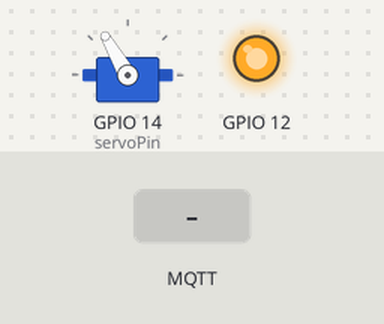
The sketch below on a simulated ESP32. Parts: servo, output pins drawn as LEDs (lit = HIGH). The inputs (shaded band) are chosen by the test bench. WiFi joins after 1.5 s; servers stay silent unless stated; no MQTT or app messages arrive unless stated; what the sketch prints to the serial monitor is not drawn.

Above: at 2.7 s.
2.8 s: MQTT message "earthquake" arrives on the first subscribed topic
At 4.0 s:
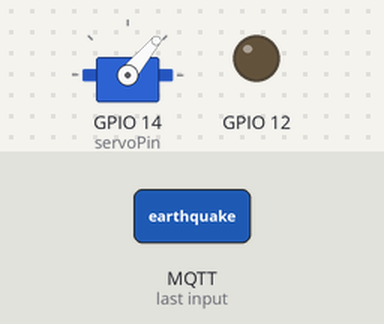
4.3 s: MQTT message "power" arrives on the first subscribed topic
At 5.3 s:
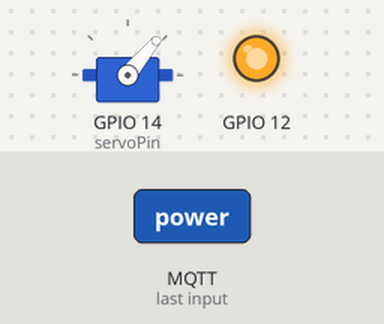
Timing chart, 0 to 7.3 s (numbered marks = the images above; inputs shaded):
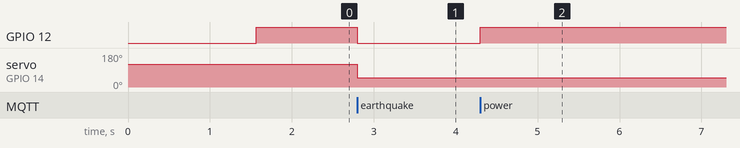

Measured:
- after the input at 2.8 s, GPIO 12: HIGH → LOW at once; servo on GPIO 14 (servoPin): 120° → 50° at once
- after the input at 4.3 s, GPIO 12: LOW → HIGH at once

The sketch:

eps32.ino
```cpp
#include <WiFi.h>
#include <PubSubClient.h>
#include <ESP32Servo.h> // 伺服馬達

// WiFi 和 MQTT 配置
const char* ssid = "mc";//Doludo
const char* password = "0810413.11305231.mcooest.us.kg.tw";//077108100
const char* mqttServer = "mqtt_broker.mcooest.us.kg";
const int mqttPort = 23419;
const char* mqttUser = "esp8266";
const char* mqttPassword = "8266";

// MQTT 客戶端
WiFiClient espClient;
PubSubClient client(espClient);

// 創建 Servo 實例
Servo myservo;
int servoPin=14;

void setup() {
  // 初始化序列埠
  Serial.begin(115200);
  delay(10);

  // 連接WiFi
  Serial.print("正在連線 WiFi...");
  WiFi.begin(ssid, password);
  while (WiFi.status() != WL_CONNECTED) {
    delay(500);
    Serial.print(".");
  }
  Serial.println("成功連上!");

  // 設置MQTT伺服器
  client.setServer(mqttServer, mqttPort);
  client.setCallback(callback);

  // 連接MQTT伺服器
  connectToMQTT();
  // 初始化伺服馬達，假設連接在 D4 引腳
  myservo.attach(servoPin);  // 設置舵機控制腳位
  myservo.write(120); // 初始化伺服馬達為 30 度
  //繼電器
  pinMode(12,OUTPUT);
  digitalWrite(12,HIGH);
}

void connectToMQTT() {
  while (!client.connected()) {
    Serial.print("正在連線 MQTT...");
    if (client.connect("ESP8266Client", mqttUser, mqttPassword)) {
      Serial.println("成功連上!");
      // 訂閱 /mqtt/app 主題
      client.subscribe("mqtt/app");
    } else {
      Serial.print("錯誤碼, rc=");
      Serial.print(client.state());
      Serial.println(" 5 秒後重來");
      delay(5000);
    }
  }
}

void callback(char* topic, byte* payload, unsigned int length) {
  // 將接收到的 payload 轉成字串
  String receivedMessage = "";
  for (int i = 0; i < length; i++) {
    receivedMessage += (char)payload[i];
  }
  // 如果主題是 /mqtt/app，打印特別提示
  if (String(topic) == "mqtt/app" && receivedMessage == "power") {
    Serial.print("通過認證");
    Serial.print("訊息：");
    Serial.print("[");
    Serial.print(receivedMessage);
    Serial.print("]，來自[");
    Serial.print(topic);
    Serial.println("]路由");
    digitalWrite(12,HIGH);
  }
  else if (String(topic) == "mqtt/app" && receivedMessage == "Door") {
    myservo.write(120); // 初始化伺服馬達為 30 度
    Serial.print("通過認證");
    Serial.print("訊息：");
    Serial.print("[");
    Serial.print(receivedMessage);
    Serial.print("]，來自[");
    Serial.print(topic);
    Serial.println("]路由");
  }
  else if (String(topic) == "mqtt/app" && receivedMessage == "earthquake") {
    myservo.write(50); // 初始化伺服馬達為 120 度
    Serial.print("通過認證");
    Serial.print("訊息：");
    Serial.print("[");
    Serial.print(receivedMessage);
    Serial.print("]，來自[");
    Serial.print(topic);
    Serial.println("]路由");
    digitalWrite(12,LOW);
  }
  else {
    Serial.print("認證失敗!!");
    Serial.print("訊息：");
    Serial.print("[");
    Serial.print(receivedMessage);
    Serial.print("]，來自[");
    Serial.print(topic);
    Serial.println("]路由");
  }
}

void loop() {
  // 保持MQTT連接
  if (!client.connected()) {
    connectToMQTT();
  }
  client.loop();

  // 發送測試訊息至 /mqtt/esp8266
  //client.publish("/mqtt/esp8266", "Hello from ESP8266");
  //delay(10000); // 每10秒發送一次
}
//https://dl.espressif.com/dl/package_esp32_index.json
```
